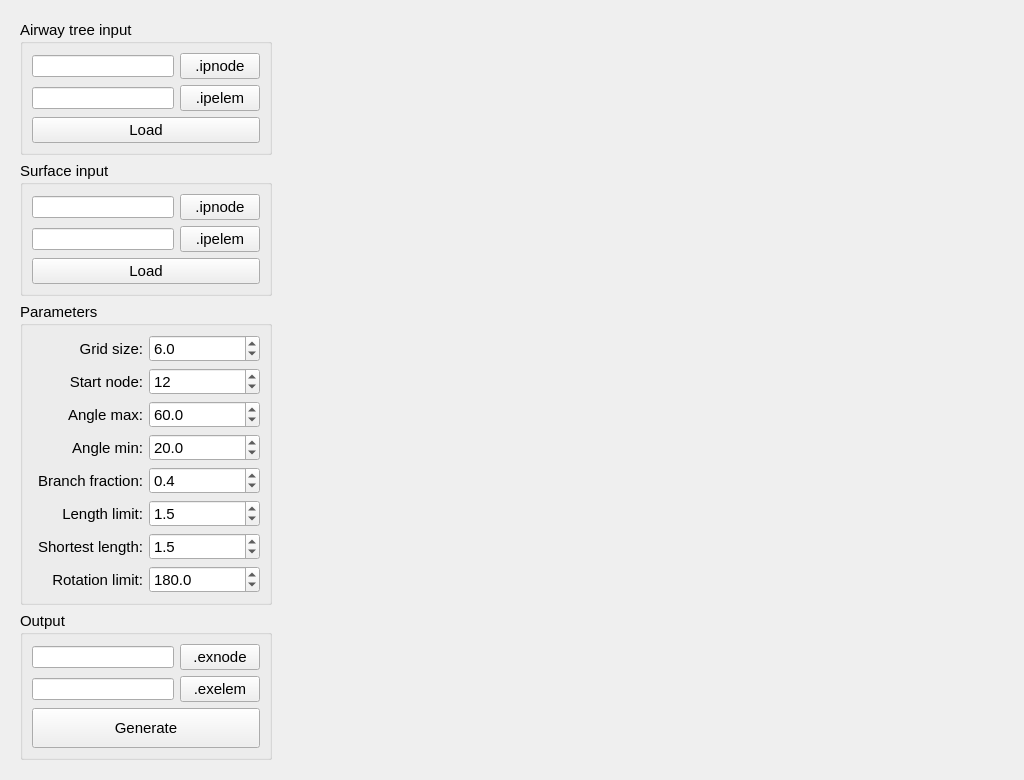
<?xml version="1.0" encoding="UTF-8"?>
<ui version="4.0">
 <class>View</class>
 <widget class="QWidget" name="View">
  <property name="geometry">
   <rect>
    <x>0</x>
    <y>0</y>
    <width>1024</width>
    <height>742</height>
   </rect>
  </property>
  <property name="font">
   <font>
    <pointsize>11</pointsize>
   </font>
  </property>
  <property name="windowTitle">
   <string>Grow airway tree</string>
  </property>
  <layout class="QHBoxLayout" name="horizontalLayout">
   <item>
    <widget class="QWidget" name="controlPanel_widget" native="true">
     <property name="minimumSize">
      <size>
       <width>270</width>
       <height>0</height>
      </size>
     </property>
     <layout class="QVBoxLayout" name="verticalLayout">
      <item>
       <widget class="QGroupBox" name="groupBox_3">
        <property name="title">
         <string>Airway tree input</string>
        </property>
        <layout class="QGridLayout" name="gridLayout_4">
         <item row="0" column="1">
          <widget class="QPushButton" name="airwayIpnode_pushButton">
           <property name="text">
            <string>.ipnode</string>
           </property>
          </widget>
         </item>
         <item row="1" column="1">
          <widget class="QPushButton" name="airwayIpelem_pushButton">
           <property name="text">
            <string>.ipelem</string>
           </property>
          </widget>
         </item>
         <item row="1" column="0">
          <widget class="QLineEdit" name="airwayIpelem_lineEdit">
           <property name="font">
            <font>
             <pointsize>8</pointsize>
            </font>
           </property>
           <property name="alignment">
            <set>Qt::AlignLeading|Qt::AlignLeft|Qt::AlignVCenter</set>
           </property>
          </widget>
         </item>
         <item row="0" column="0">
          <widget class="QLineEdit" name="airwayIpnode_lineEdit">
           <property name="font">
            <font>
             <pointsize>8</pointsize>
            </font>
           </property>
          </widget>
         </item>
         <item row="2" column="0" colspan="2">
          <widget class="QPushButton" name="loadAirway_pushButton">
           <property name="text">
            <string>Load</string>
           </property>
          </widget>
         </item>
        </layout>
       </widget>
      </item>
      <item>
       <widget class="QGroupBox" name="groupBox_4">
        <property name="title">
         <string>Surface input</string>
        </property>
        <layout class="QGridLayout" name="gridLayout_5">
         <item row="0" column="0">
          <widget class="QLineEdit" name="surfaceIpnode_lineEdit">
           <property name="font">
            <font>
             <pointsize>8</pointsize>
            </font>
           </property>
          </widget>
         </item>
         <item row="0" column="1">
          <widget class="QPushButton" name="surfaceIpnode_pushButton">
           <property name="text">
            <string>.ipnode</string>
           </property>
          </widget>
         </item>
         <item row="1" column="0">
          <widget class="QLineEdit" name="surfaceIpelem_lineEdit">
           <property name="font">
            <font>
             <pointsize>8</pointsize>
            </font>
           </property>
          </widget>
         </item>
         <item row="1" column="1">
          <widget class="QPushButton" name="surfaceIpelem_pushButton">
           <property name="text">
            <string>.ipelem</string>
           </property>
          </widget>
         </item>
         <item row="2" column="0" colspan="2">
          <widget class="QPushButton" name="loadSurface_pushButton">
           <property name="text">
            <string>Load</string>
           </property>
          </widget>
         </item>
        </layout>
       </widget>
      </item>
      <item>
       <widget class="QGroupBox" name="groupBox_2">
        <property name="title">
         <string>Parameters</string>
        </property>
        <layout class="QGridLayout" name="gridLayout">
         <item row="3" column="0" alignment="Qt::AlignRight">
          <widget class="QLabel" name="label_4">
           <property name="text">
            <string>Angle min:</string>
           </property>
           <property name="alignment">
            <set>Qt::AlignRight|Qt::AlignTrailing|Qt::AlignVCenter</set>
           </property>
          </widget>
         </item>
         <item row="0" column="1">
          <widget class="QDoubleSpinBox" name="gridSize_doubleSpinBox">
           <property name="decimals">
            <number>1</number>
           </property>
           <property name="minimum">
            <double>1.000000000000000</double>
           </property>
           <property name="maximum">
            <double>50.000000000000000</double>
           </property>
           <property name="value">
            <double>6.000000000000000</double>
           </property>
          </widget>
         </item>
         <item row="0" column="0" alignment="Qt::AlignRight">
          <widget class="QLabel" name="label">
           <property name="text">
            <string>Grid size:</string>
           </property>
           <property name="alignment">
            <set>Qt::AlignRight|Qt::AlignTrailing|Qt::AlignVCenter</set>
           </property>
          </widget>
         </item>
         <item row="1" column="0" alignment="Qt::AlignRight">
          <widget class="QLabel" name="label_2">
           <property name="text">
            <string>Start node:</string>
           </property>
           <property name="alignment">
            <set>Qt::AlignRight|Qt::AlignTrailing|Qt::AlignVCenter</set>
           </property>
          </widget>
         </item>
         <item row="1" column="1">
          <widget class="QSpinBox" name="startNode_spinBox">
           <property name="minimum">
            <number>1</number>
           </property>
           <property name="maximum">
            <number>500</number>
           </property>
           <property name="value">
            <number>12</number>
           </property>
          </widget>
         </item>
         <item row="6" column="0" alignment="Qt::AlignRight">
          <widget class="QLabel" name="label_7">
           <property name="text">
            <string>Shortest length:</string>
           </property>
           <property name="alignment">
            <set>Qt::AlignRight|Qt::AlignTrailing|Qt::AlignVCenter</set>
           </property>
          </widget>
         </item>
         <item row="2" column="0" alignment="Qt::AlignRight">
          <widget class="QLabel" name="label_3">
           <property name="text">
            <string>Angle max:</string>
           </property>
           <property name="alignment">
            <set>Qt::AlignRight|Qt::AlignTrailing|Qt::AlignVCenter</set>
           </property>
          </widget>
         </item>
         <item row="4" column="0" alignment="Qt::AlignRight">
          <widget class="QLabel" name="label_5">
           <property name="text">
            <string>Branch fraction:</string>
           </property>
           <property name="alignment">
            <set>Qt::AlignRight|Qt::AlignTrailing|Qt::AlignVCenter</set>
           </property>
          </widget>
         </item>
         <item row="5" column="0" alignment="Qt::AlignRight">
          <widget class="QLabel" name="label_6">
           <property name="text">
            <string>Length limit:</string>
           </property>
           <property name="alignment">
            <set>Qt::AlignRight|Qt::AlignTrailing|Qt::AlignVCenter</set>
           </property>
          </widget>
         </item>
         <item row="7" column="0" alignment="Qt::AlignRight">
          <widget class="QLabel" name="label_8">
           <property name="text">
            <string>Rotation limit:</string>
           </property>
           <property name="alignment">
            <set>Qt::AlignRight|Qt::AlignTrailing|Qt::AlignVCenter</set>
           </property>
          </widget>
         </item>
         <item row="2" column="1">
          <widget class="QDoubleSpinBox" name="angleMax_doubleSpinBox">
           <property name="decimals">
            <number>1</number>
           </property>
           <property name="maximum">
            <double>180.000000000000000</double>
           </property>
           <property name="value">
            <double>60.000000000000000</double>
           </property>
          </widget>
         </item>
         <item row="3" column="1">
          <widget class="QDoubleSpinBox" name="angleMin_doubleSpinBox">
           <property name="decimals">
            <number>1</number>
           </property>
           <property name="maximum">
            <double>180.000000000000000</double>
           </property>
           <property name="value">
            <double>20.000000000000000</double>
           </property>
          </widget>
         </item>
         <item row="4" column="1">
          <widget class="QDoubleSpinBox" name="branchFraction_doubleSpinBox">
           <property name="decimals">
            <number>1</number>
           </property>
           <property name="maximum">
            <double>1.000000000000000</double>
           </property>
           <property name="singleStep">
            <double>0.100000000000000</double>
           </property>
           <property name="value">
            <double>0.400000000000000</double>
           </property>
          </widget>
         </item>
         <item row="5" column="1">
          <widget class="QDoubleSpinBox" name="lengthLimit_doubleSpinBox">
           <property name="decimals">
            <number>1</number>
           </property>
           <property name="maximum">
            <double>10.000000000000000</double>
           </property>
           <property name="singleStep">
            <double>0.100000000000000</double>
           </property>
           <property name="value">
            <double>1.500000000000000</double>
           </property>
          </widget>
         </item>
         <item row="6" column="1">
          <widget class="QDoubleSpinBox" name="shortestLength_doubleSpinBox">
           <property name="decimals">
            <number>1</number>
           </property>
           <property name="maximum">
            <double>10.000000000000000</double>
           </property>
           <property name="singleStep">
            <double>0.100000000000000</double>
           </property>
           <property name="value">
            <double>1.500000000000000</double>
           </property>
          </widget>
         </item>
         <item row="7" column="1">
          <widget class="QDoubleSpinBox" name="rotationLimit_doubleSpinBox">
           <property name="decimals">
            <number>1</number>
           </property>
           <property name="maximum">
            <double>360.000000000000000</double>
           </property>
           <property name="singleStep">
            <double>10.000000000000000</double>
           </property>
           <property name="value">
            <double>180.000000000000000</double>
           </property>
          </widget>
         </item>
        </layout>
       </widget>
      </item>
      <item>
       <spacer name="verticalSpacer">
        <property name="orientation">
         <enum>Qt::Vertical</enum>
        </property>
        <property name="sizeHint" stdset="0">
         <size>
          <width>20</width>
          <height>20</height>
         </size>
        </property>
       </spacer>
      </item>
      <item>
       <widget class="QGroupBox" name="groupBox">
        <property name="title">
         <string>Output</string>
        </property>
        <property name="flat">
         <bool>false</bool>
        </property>
        <layout class="QGridLayout" name="gridLayout_2">
         <item row="0" column="0">
          <widget class="QLineEdit" name="outputExnode_lineEdit">
           <property name="font">
            <font>
             <pointsize>8</pointsize>
            </font>
           </property>
          </widget>
         </item>
         <item row="1" column="0">
          <widget class="QLineEdit" name="outputExelem_lineEdit">
           <property name="font">
            <font>
             <pointsize>8</pointsize>
            </font>
           </property>
          </widget>
         </item>
         <item row="0" column="1">
          <widget class="QPushButton" name="outputExnode_pushButton">
           <property name="text">
            <string>.exnode</string>
           </property>
          </widget>
         </item>
         <item row="1" column="1">
          <widget class="QPushButton" name="outputExelem_pushButton">
           <property name="text">
            <string>.exelem</string>
           </property>
          </widget>
         </item>
         <item row="2" column="0" colspan="2">
          <widget class="QPushButton" name="generate_pushButton">
           <property name="sizePolicy">
            <sizepolicy hsizetype="Preferred" vsizetype="Preferred">
             <horstretch>0</horstretch>
             <verstretch>0</verstretch>
            </sizepolicy>
           </property>
           <property name="minimumSize">
            <size>
             <width>0</width>
             <height>40</height>
            </size>
           </property>
           <property name="text">
            <string>Generate</string>
           </property>
          </widget>
         </item>
        </layout>
       </widget>
      </item>
     </layout>
    </widget>
   </item>
   <item>
    <widget class="SceneviewerWidget" name="sceneviewer_widget" native="true">
     <property name="sizePolicy">
      <sizepolicy hsizetype="Preferred" vsizetype="Preferred">
       <horstretch>1</horstretch>
       <verstretch>0</verstretch>
      </sizepolicy>
     </property>
    </widget>
   </item>
  </layout>
 </widget>
 <customwidgets>
  <customwidget>
   <class>SceneviewerWidget</class>
   <extends>QWidget</extends>
   <header>opencmiss/zincwidgets/sceneviewerwidget.h</header>
   <container>1</container>
  </customwidget>
 </customwidgets>
 <resources/>
 <connections/>
</ui>
